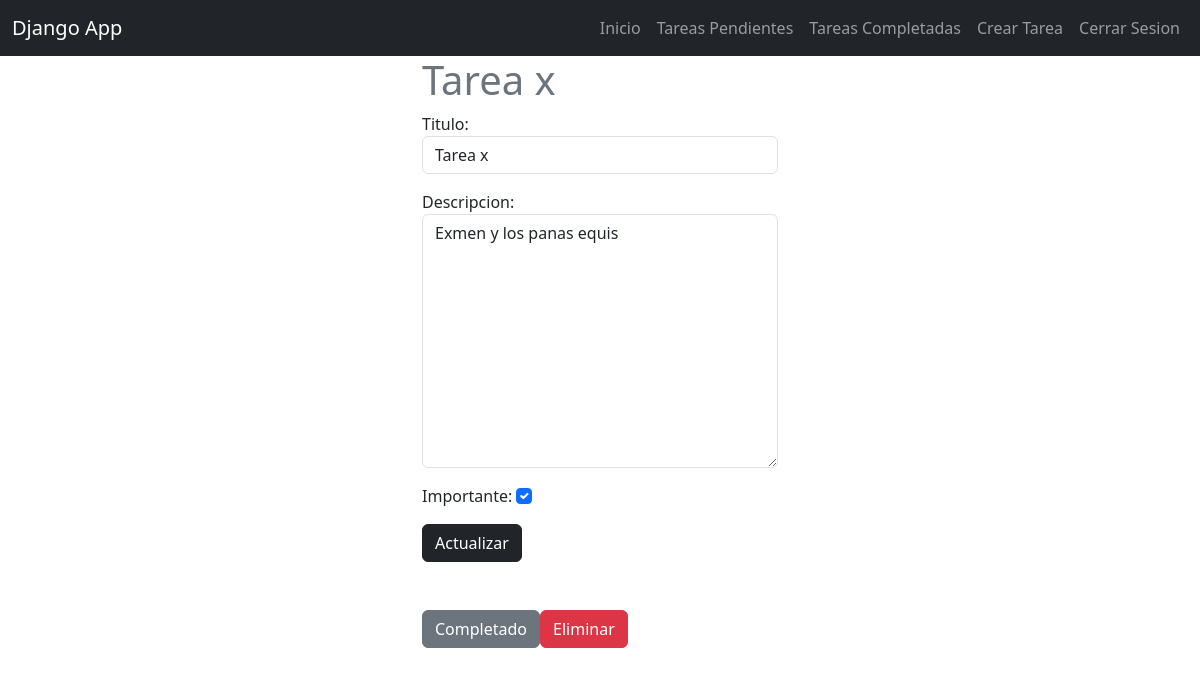
Screenshot of /tasks/6/ (signed in) with the database file from the repository.
### tasks/models.py (models this page shows, shortened)
class Task(models.Model):
    titulo = models.CharField(max_length=200) #Titulo
    descripcion = models.TextField(blank=True) #Descripcion
    Fcreado = models.DateTimeField(auto_now_add=True) #para asignar en automatico la fecha y hora en archivo
    Fcompletado = models.DateTimeField(null=True, blank=True) #fecha de completado el blank es para pasar el dato vacio el admin
    importante = models.BooleanField(default=False) #asignar si es importante
    user = models.ForeignKey(User, on_delete=models.CASCADE)  #id usuario

### tasks/views.py (the view, shortened to what this page needs)
# urls.py: path('tasks/<int:tarea_id>/', views.task_detalles, name='detalle_tareas'), #le agregamos un dato dinamico aqui y en views.py
@login_required
def task_detalles(request, tarea_id):   #agregamos el dato dinamico que pusimos en urls
    if request.method == 'GET':
        tarea = get_object_or_404(Task, pk=tarea_id, user=request.user) #pasamos el modelo de consulta
        form = TaskForm(instance=tarea)
        return render(request, 'tasks_detalles.html', {
            'task': tarea,
            'form': form
            })

### tasks/forms.py
class TaskForm(forms.ModelForm):  #creamos las clase
    class Meta:   #introducimos una clase meta para procesar datos
        model = Task  #referenciamos el modelo tarea.
        fields = ['titulo', 'descripcion', 'importante']
        widgets = { #esto es un diccionario para mandar un formulario en la vista create_tasks.html
            'titulo': forms.TextInput(attrs={'class':'form-control', 'placeholder':'Titulo de la tarea.'}),
            'descripcion': forms.Textarea(attrs={'class':'form-control', 'placeholder':'Describe la tarea.'}),
            'importante': forms.CheckboxInput(attrs={'class':'form-check-input'}),
        }

### tasks/templates/tasks_detalles.html (shortened to what this page needs)
{% extends 'base.html' %}
{% block content %}
<main class="container">
    <div class="col row">
        <div class="col-md-4 offset-md-4">
            <h1 class="text-secondary">{{task.titulo}}</h1>
            <form method="POST">
                {{form.as_p}}
                <button class="btn btn-dark">
                    Actualizar
                </button>
            </form>
            <div class="mt-5 d-flex">
                <form action="{% url 'complete_task' task.id %}" method="POST">
                    <button class="btn btn-secondary">
                        Completado
                    </button>
                </form>
                <form action="{% url 'delete_task' task.id %}" method="POST">
                    <button class="btn btn-danger">
                        Eliminar
                    </button>
                </form>
            </div>
        </div>
    </div>
</main>
{% endblock %}

### rows the page displays
Task: titulo "Tarea x", descripcion "Exmen y los panas equis", importante "☑"
